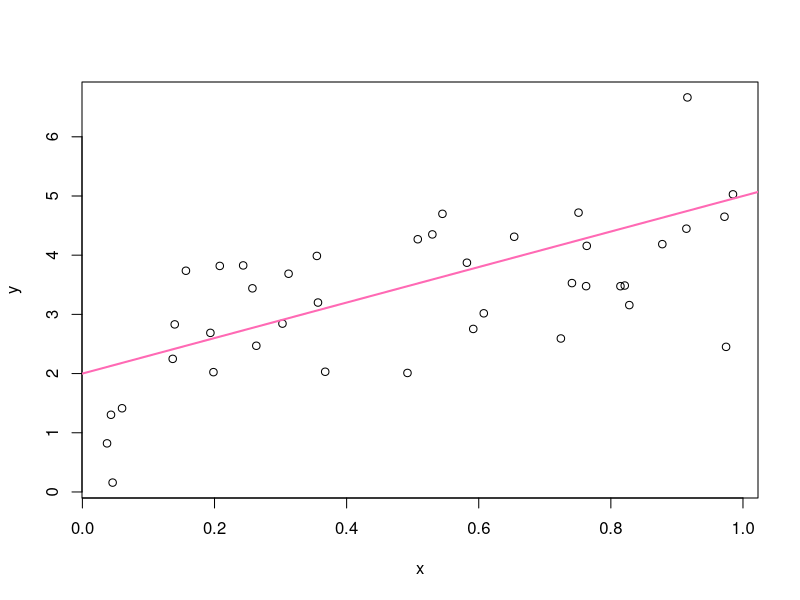

R code for this plot:
a <- 2

b <- 3

sig_sq <- 1

x <- runif(40)

y <- a + b*x + rnorm(40, sd= sqrt(sig_sq))

(avg_x <- mean(x))

write(avg_x, "avg_x.txt")

plot(x,y)

abline(a=a, b=b, col="hotpink", lwd=2)

my_fit <- lm(y~x)

####hello...

summary(my_fit)

